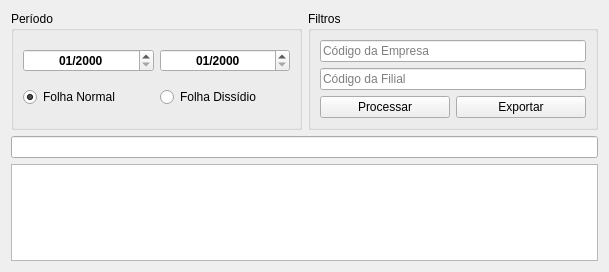
<?xml version="1.0" encoding="UTF-8"?>
<ui version="4.0">
 <class>GuiaINSSFolha</class>
 <widget class="QWidget" name="GuiaINSSFolha">
  <property name="geometry">
   <rect>
    <x>0</x>
    <y>0</y>
    <width>609</width>
    <height>272</height>
   </rect>
  </property>
  <property name="windowTitle">
   <string>Form</string>
  </property>
  <property name="styleSheet">
   <string notr="true"/>
  </property>
  <layout class="QGridLayout" name="gridLayout_3">
   <item row="4" column="0" colspan="2">
    <widget class="QTableWidget" name="tableWidget">
     <property name="sortingEnabled">
      <bool>true</bool>
     </property>
    </widget>
   </item>
   <item row="3" column="0" colspan="2">
    <widget class="QLineEdit" name="campoPesquisarObjetosTabela">
     <property name="clearButtonEnabled">
      <bool>true</bool>
     </property>
    </widget>
   </item>
   <item row="0" column="0">
    <widget class="QGroupBox" name="groupBox">
     <property name="title">
      <string>Período</string>
     </property>
     <layout class="QGridLayout" name="gridLayout_2">
      <item row="0" column="0">
       <widget class="QDateEdit" name="periodoInicial">
        <property name="minimumSize">
         <size>
          <width>0</width>
          <height>0</height>
         </size>
        </property>
        <property name="font">
         <font>
          <weight>75</weight>
          <bold>true</bold>
         </font>
        </property>
        <property name="alignment">
         <set>Qt::AlignCenter</set>
        </property>
        <property name="displayFormat">
         <string>MM/yyyy</string>
        </property>
       </widget>
      </item>
      <item row="0" column="1">
       <widget class="QDateEdit" name="periodoFinal">
        <property name="minimumSize">
         <size>
          <width>0</width>
          <height>0</height>
         </size>
        </property>
        <property name="font">
         <font>
          <weight>75</weight>
          <bold>true</bold>
         </font>
        </property>
        <property name="alignment">
         <set>Qt::AlignCenter</set>
        </property>
        <property name="displayFormat">
         <string>MM/yyyy</string>
        </property>
       </widget>
      </item>
      <item row="1" column="0">
       <widget class="QRadioButton" name="campoFolhaNormal">
        <property name="text">
         <string>Folha Normal</string>
        </property>
        <property name="checked">
         <bool>true</bool>
        </property>
       </widget>
      </item>
      <item row="1" column="1">
       <widget class="QRadioButton" name="campoFolhaDissidio">
        <property name="text">
         <string>Folha Dissídio</string>
        </property>
       </widget>
      </item>
     </layout>
    </widget>
   </item>
   <item row="0" column="1">
    <widget class="QGroupBox" name="groupBox_2">
     <property name="title">
      <string>Filtros</string>
     </property>
     <layout class="QGridLayout" name="gridLayout">
      <item row="0" column="0" colspan="2">
       <widget class="QLineEdit" name="campoID_Empresa">
        <property name="placeholderText">
         <string>Código da Empresa</string>
        </property>
        <property name="clearButtonEnabled">
         <bool>false</bool>
        </property>
       </widget>
      </item>
      <item row="1" column="0" colspan="2">
       <widget class="QLineEdit" name="campoID_Filial">
        <property name="placeholderText">
         <string>Código da Filial</string>
        </property>
        <property name="clearButtonEnabled">
         <bool>false</bool>
        </property>
       </widget>
      </item>
      <item row="2" column="0">
       <widget class="QPushButton" name="botaoProcessar">
        <property name="text">
         <string>Processar</string>
        </property>
        <property name="icon">
         <iconset resource="thema.qrc">
          <normaloff>:/images/paper-plane.png</normaloff>:/images/paper-plane.png</iconset>
        </property>
       </widget>
      </item>
      <item row="2" column="1">
       <widget class="QPushButton" name="botaoExportar">
        <property name="text">
         <string>Exportar</string>
        </property>
        <property name="icon">
         <iconset resource="thema.qrc">
          <normaloff>:/images/csv-file-format-extension.png</normaloff>:/images/csv-file-format-extension.png</iconset>
        </property>
       </widget>
      </item>
     </layout>
    </widget>
   </item>
  </layout>
 </widget>
 <tabstops>
  <tabstop>periodoInicial</tabstop>
  <tabstop>periodoFinal</tabstop>
  <tabstop>campoFolhaNormal</tabstop>
  <tabstop>campoFolhaDissidio</tabstop>
  <tabstop>campoID_Empresa</tabstop>
  <tabstop>campoID_Filial</tabstop>
  <tabstop>botaoProcessar</tabstop>
  <tabstop>botaoExportar</tabstop>
  <tabstop>campoPesquisarObjetosTabela</tabstop>
  <tabstop>tableWidget</tabstop>
 </tabstops>
 <resources>
  <include location="thema.qrc"/>
 </resources>
 <connections/>
</ui>
